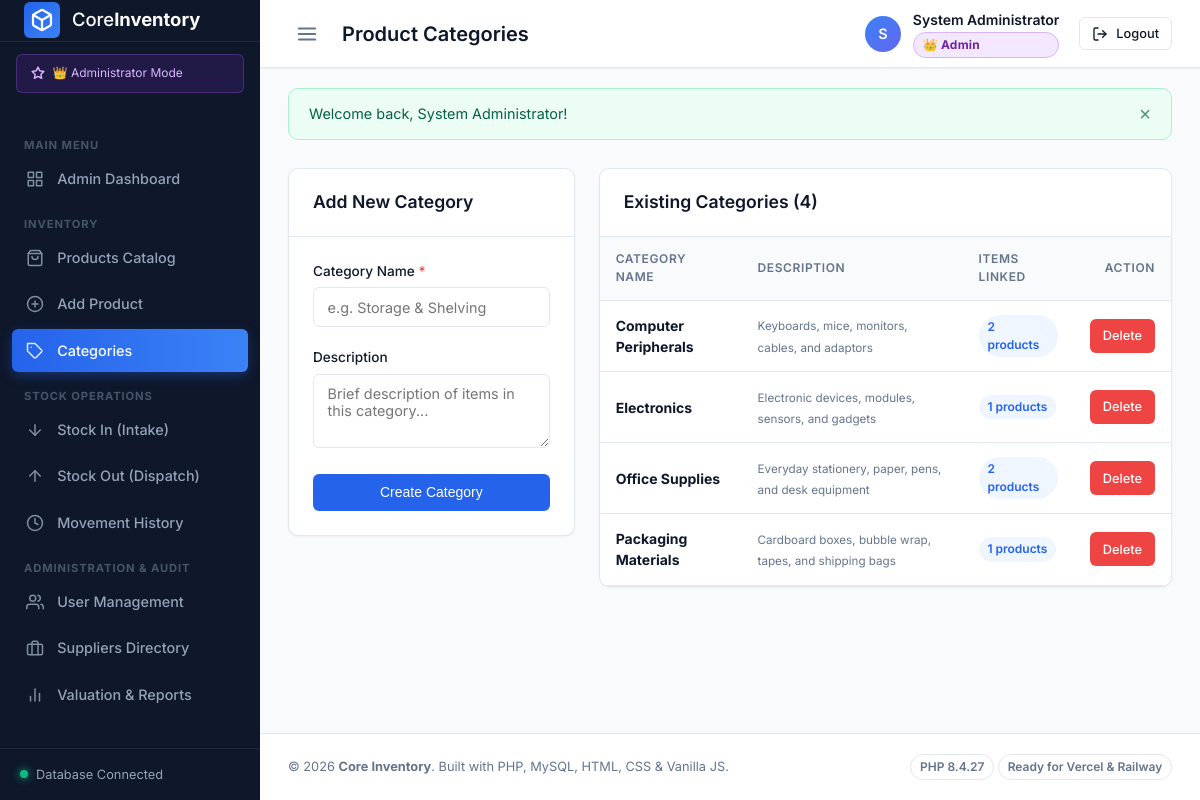
/pages/categories.php (signed in), run on the app's committed database.
### tables this page shows
CREATE TABLE `categories` (
    `id` INT UNSIGNED NOT NULL AUTO_INCREMENT,
    `name` VARCHAR(100) NOT NULL,
    `description` TEXT NULL,
    `created_at` DATETIME NOT NULL DEFAULT CURRENT_TIMESTAMP,
    PRIMARY KEY (`id`),
    UNIQUE KEY `uk_categories_name` (`name`)
);

### config/config.php (called while the page is built, shortened)
<?php
function url(string $path = ''): string {
    $trimmedPath = ltrim($path, '/');
    return BASE_URL . '/' . $trimmedPath;
}
function isLoggedIn(): bool {
    return isset($_SESSION['user_id']) && !empty($_SESSION['user_id']);
}
function isAdmin(): bool {
    return isLoggedIn() && (($_SESSION['user_role'] ?? '') === 'admin');
}

### pages/categories.php (the view, shortened to what this page needs)
<?php
require_once __DIR__ . '/../includes/header.php';
$query = "SELECT c.*, COUNT(p.id) AS product_count
          FROM categories c
          LEFT JOIN products p ON c.id = p.category_id
          GROUP BY c.id
          ORDER BY c.name ASC";
$categories = $pdo->query($query)->fetchAll();
?>
<div style="display: grid; grid-template-columns: <?= isAdmin() ? '1fr 2fr' : '1fr' ?>; gap: 1.5rem; align-items: start;">
    <?php if (isAdmin()): ?>
        <div class="card">
            <div class="card-header">
                <h2 class="card-title">Add New Category</h2>
            </div>
            <div class="card-body">
                <form action="<?= url('api/categories.php?action=create') ?>" method="POST">
                    <div class="form-group">
                        <label class="form-label required" for="cat_name">Category Name</label>
                        <input type="text" id="cat_name" name="name" class="form-control" placeholder="e.g. Storage & Shelving" required>
                    </div>
                    <div class="form-group">
                        <label class="form-label" for="cat_desc">Description</label>
                        <textarea id="cat_desc" name="description" class="form-control" rows="3" placeholder="Brief description of items in this category..."></textarea>
                    </div>
                    <button type="submit" class="btn btn-primary" style="width: 100%;">Create Category</button>
                </form>
            </div>
        </div>
    <?php endif; ?>
    <div class="card">
        <div class="card-header">
            <h2 class="card-title">Existing Categories (<?= count($categories) ?>)</h2>
        </div>
        <div class="card-body" style="padding: 0;">
            <div class="table-responsive">
                <table class="table">
                    <thead>
                        <tr>
                            <th>Category Name</th>
                            <th>Description</th>
                            <th>Items Linked</th>
                            <?php if (isAdmin()): ?>
                                <th style="text-align: right;">Action</th>
                            <?php endif; ?>
                        </tr>
                    </thead>
                    <tbody>
                        <?php if (empty($categories)): ?>
                            <tr>
                                <td colspan="<?= isAdmin() ? 4 : 3 ?>" style="text-align: center; padding: 2rem; color: var(--text-muted);">
                                    No categories created yet.
                                </td>
                            </tr>
                        <?php else: ?>
                            <?php foreach ($categories as $cat): ?>
                                <tr>
                                    <td><strong><?= htmlspecialchars($cat['name']) ?></strong></td>
                                    <td><small style="color: var(--text-muted);"><?= htmlspecialchars($cat['description'] ?? 'No description') ?></small></td>
                                    <td>
                                        <span class="badge badge-primary"><?= $cat['product_count'] ?> products</span>
                                    </td>
                                    <?php if (isAdmin()): ?>
                                        <td style="text-align: right;">
                                            <a href="<?= url('api/categories.php?action=delete&id=' . $cat['id']) ?>"
                                               class="btn btn-sm btn-danger"
                                               onclick="return confirm('Delete this category? Items assigned to it will become Uncategorized.');">
                                                Delete
                                            </a>
                                        </td>
                                    <?php endif; ?>
                                </tr>
                            <?php endforeach; ?>
                        <?php endif; ?>
                    </tbody>
                </table>
            </div>
        </div>
    </div>
</div>
<?php require_once __DIR__ . '/../includes/footer.php'; ?>

### assets/css/style.css (style rules this page uses)
:root { --primary: #2563eb; --primary-hover: #1d4ed8; --primary-light: #eff6ff; --secondary: #64748b; --secondary-hover: #475569; --secondary-light: #f1f5f9; --success: #10b981; --success-light: #ecfdf5; --warning: #f59e0b; --warning-light: #fffbeb; --danger: #ef4444; --danger-light: #fef2f2; --info: #06b6d4; --info-light: #ecfeff; --bg-main: #f8fafc; --bg-card: #ffffff; --bg-sidebar: #0f172a; --bg-sidebar-hover: #1e293b; --text-main: #0f172a; --text-muted: #64748b; --text-sidebar: #94a3b8; --text-sidebar-active: #ffffff; --border-color: #e2e8f0; --border-sidebar: #1e293b; --radius-sm: 6px; --radius-md: 10px; --radius-lg: 14px; --radius-full: 9999px; --shadow-sm: 0 1px 2px 0 rgba(0, 0, 0, 0.05); --shadow-md: 0 4px 6px -1px rgba(0, 0, 0, 0.07), 0 2px 4px -2px rgba(0, 0, 0, 0.05); --shadow-lg: 0 10px 15px -3px rgba(0, 0, 0, 0.08), 0 4px 6px -4px rgba(0, 0, 0, 0.05); --font-sans: 'Inter', -apple-system, BlinkMacSystemFont, 'Segoe UI', Roboto, sans-serif; --sidebar-width: 260px; --sidebar-collapsed-width: 70px; --navbar-height: 68px; --transition: all 0.25s cubic-bezier(0.4, 0, 0.2, 1); }
*, *::before, *::after { box-sizing: border-box; margin: 0; padding: 0; }
body { font-family: var(--font-sans); background-color: var(--bg-main); color: var(--text-main); line-height: 1.5; -webkit-font-smoothing: antialiased; }
a { color: var(--primary); text-decoration: none; transition: var(--transition); }
.btn { display: inline-flex; align-items: center; justify-content: center; gap: 0.5rem; padding: 0.6rem 1.15rem; font-size: 0.875rem; font-weight: 500; border-radius: var(--radius-sm); border: 1px solid transparent; cursor: pointer; transition: var(--transition); }
.btn-primary { background-color: var(--primary); color: white; }
.btn-danger { background-color: var(--danger); color: white; }
.btn-sm { padding: 0.4rem 0.75rem; font-size: 0.8rem; }
.badge { display: inline-flex; align-items: center; padding: 0.2rem 0.55rem; font-size: 0.75rem; font-weight: 600; border-radius: var(--radius-full); }
.badge-primary { background: var(--primary-light); color: var(--primary); }
.card { background: var(--bg-card); border-radius: var(--radius-md); border: 1px solid var(--border-color); box-shadow: var(--shadow-sm); margin-bottom: 1.5rem; overflow: hidden; }
.card-header { padding: 1.25rem 1.5rem; border-bottom: 1px solid var(--border-color); display: flex; align-items: center; justify-content: space-between; }
.card-title { font-size: 1.1rem; font-weight: 600; }
.card-body { padding: 1.5rem; }
.table-responsive { overflow-x: auto; width: 100%; }
.table { width: 100%; border-collapse: collapse; font-size: 0.875rem; text-align: left; }
.table th { background: #f8fafc; color: var(--text-muted); font-weight: 600; text-transform: uppercase; font-size: 0.75rem; letter-spacing: 0.05em; padding: 0.85rem 1rem; border-bottom: 1px solid var(--border-color); }
.table td { padding: 0.85rem 1rem; border-bottom: 1px solid var(--border-color); vertical-align: middle; }
.form-group { margin-bottom: 1.25rem; }
.form-label { display: block; margin-bottom: 0.4rem; font-size: 0.85rem; font-weight: 500; color: var(--text-main); }
.form-label.required::after { content: " *"; color: var(--danger); }
.form-control { width: 100%; padding: 0.65rem 0.85rem; font-size: 0.9rem; border: 1px solid var(--border-color); border-radius: var(--radius-sm); background-color: #ffffff; font-family: inherit; color: var(--text-main); transition: var(--transition); }

### data on the page
categories: name "Computer Peripherals", description "Keyboards, mice, monitors, cables, and adaptors", product_count "2"
categories: name "Electronics", description "Electronic devices, modules, sensors, and gadgets", product_count "1"
categories: name "Office Supplies", description "Everyday stationery, paper, pens, and desk equipment", product_count "2"
categories: name "Packaging Materials", description "Cardboard boxes, bubble wrap, tapes, and shipping bags", product_count "1"

### other printed values
$pageTitle "Product Categories"
substr($user['full_name'], 0, 1) "S"
$user['full_name'] "System Administrator"
$flash['message'] "Welcome back, System Administrator!"
count($categories) "4"
APP_NAME "Core Inventory"
PHP_VERSION "8.4.27"
